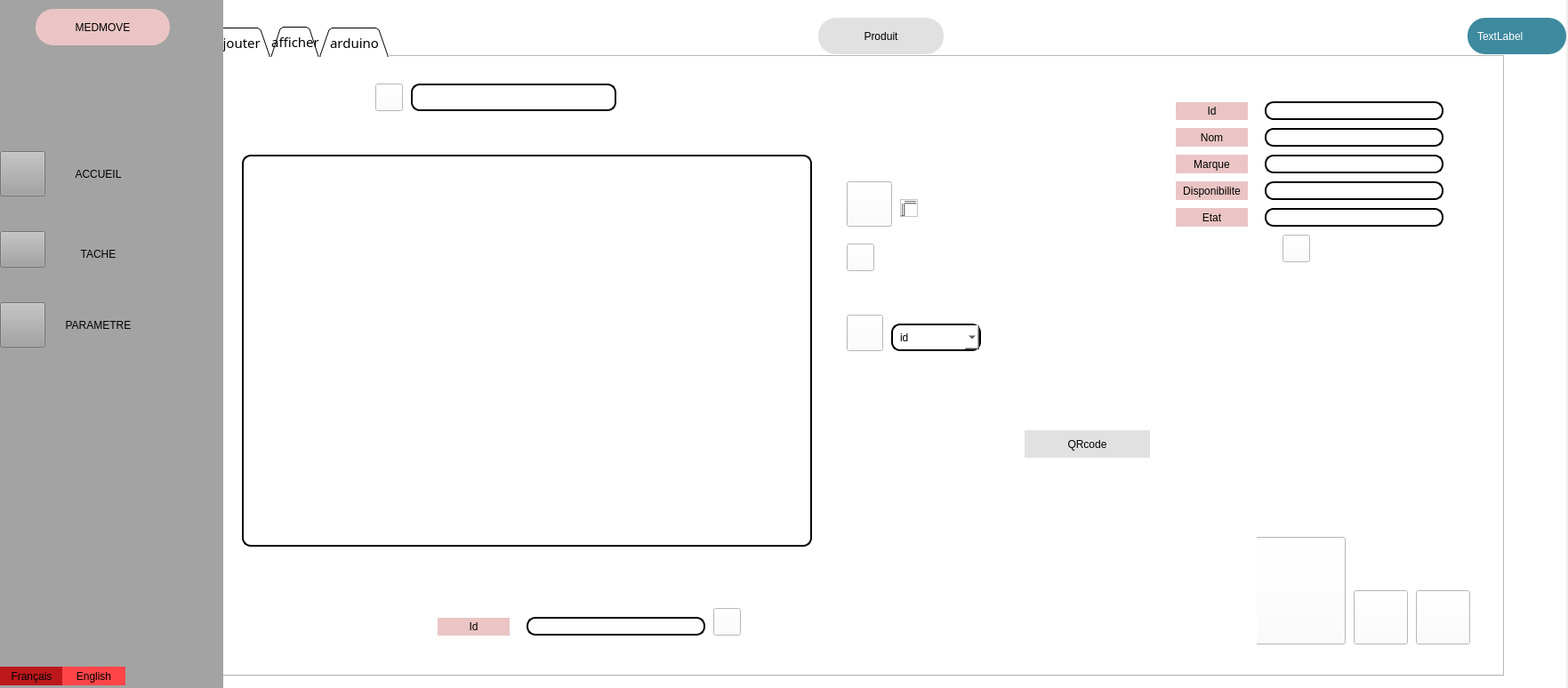
<?xml version="1.0" encoding="UTF-8"?>
<ui version="4.0">
 <class>produit</class>
 <widget class="QDialog" name="produit">
  <property name="geometry">
   <rect>
    <x>0</x>
    <y>0</y>
    <width>1763</width>
    <height>774</height>
   </rect>
  </property>
  <property name="windowTitle">
   <string>Dialog</string>
  </property>
  <widget class="QWidget" name="widget_2" native="true">
   <property name="geometry">
    <rect>
     <x>250</x>
     <y>-20</y>
     <width>1511</width>
     <height>811</height>
    </rect>
   </property>
   <property name="styleSheet">
    <string notr="true">
background: rgb(255, 255, 255);</string>
   </property>
   <widget class="QPushButton" name="pushButton_10">
    <property name="geometry">
     <rect>
      <x>670</x>
      <y>40</y>
      <width>141</width>
      <height>41</height>
     </rect>
    </property>
    <property name="styleSheet">
     <string notr="true">font: 75 8pt &quot;MS Shell Dlg 2&quot;;
border-radius: 20px;
color: black;
padding: 0 8px;
background: #E1E1E1;
font: bold, &quot;Comic Sans MS&quot;;;
text-align:center;</string>
    </property>
    <property name="text">
     <string>Produit</string>
    </property>
   </widget>
   <widget class="QTabWidget" name="tabWidget">
    <property name="geometry">
     <rect>
      <x>-20</x>
      <y>50</y>
      <width>1461</width>
      <height>731</height>
     </rect>
    </property>
    <property name="font">
     <font>
      <family>Noto Sans</family>
      <pointsize>11</pointsize>
      <italic>false</italic>
      <stylestrategy>PreferDefault</stylestrategy>
     </font>
    </property>
    <property name="layoutDirection">
     <enum>Qt::LeftToRight</enum>
    </property>
    <property name="styleSheet">
     <string notr="true">QTabBar::tab {
	border-color: rgb(170, 170, 0);
	background-image: url(:/Downloads/back.png);
    background: qlineargradient(x1: 0, y1: 0, x2: 0, y2: 1,
                                stop: 0 #E1E1E1, stop: 0.4 #DDDDDD,
                                stop: 0.5 #D8D8D8, stop: 1.0 #D3D3D3);
    border: 2px solid#C4C4C3;
    border-bottom-color: #C2C7CB; /* same as the pane color */
    border-top-left-radius: 4px;
    border-top-right-radius: 4px;
    min-width:20ex;
    padding: 2px;
     font: bold, &quot;Comic Sans MS&quot;;
}

QTabBar::tab:selected, QTabBar::tab:hover {
    background: qlineargradient(x1: 0, y1: 0, x2: 0, y2: 1,
                                stop: 0 #8f8c8d, stop: 0.4 #8f8c8d,
                                stop: 0.5 #8f8c8d, stop: 1.0 #8f8c8d);
}

QTabBar::tab:selected {
    border-color: #9B9B9B;
    border-bottom-color: #C2C7CB; /* same as pane color */
}</string>
    </property>
    <property name="tabShape">
     <enum>QTabWidget::Triangular</enum>
    </property>
    <property name="currentIndex">
     <number>1</number>
    </property>
    <widget class="QWidget" name="tab">
     <attribute name="title">
      <string>ajouter</string>
     </attribute>
     <widget class="QPushButton" name="pushButton_2">
      <property name="geometry">
       <rect>
        <x>240</x>
        <y>110</y>
        <width>131</width>
        <height>31</height>
       </rect>
      </property>
      <property name="styleSheet">
       <string notr="true">font: 75 8pt &quot;MS Shell Dlg 2&quot;;
border-radius: 20px;
color: black;
padding: 0 8px;
background: #ebc5c5;
font: bold, &quot;Comic Sans MS&quot;;;
text-align:center;</string>
      </property>
      <property name="text">
       <string>Nom</string>
      </property>
     </widget>
     <widget class="QPushButton" name="pushButton_3">
      <property name="geometry">
       <rect>
        <x>240</x>
        <y>290</y>
        <width>131</width>
        <height>31</height>
       </rect>
      </property>
      <property name="styleSheet">
       <string notr="true">font: 75 8pt &quot;MS Shell Dlg 2&quot;;
border-radius: 20px;
color: black;
padding: 0 8px;
background: #ebc5c5;
font: bold, &quot;Comic Sans MS&quot;;;
text-align:center;</string>
      </property>
      <property name="text">
       <string>Etat</string>
      </property>
     </widget>
     <widget class="QPushButton" name="pushButton_11">
      <property name="geometry">
       <rect>
        <x>240</x>
        <y>230</y>
        <width>131</width>
        <height>31</height>
       </rect>
      </property>
      <property name="styleSheet">
       <string notr="true">font: 75 8pt &quot;MS Shell Dlg 2&quot;;
border-radius: 20px;
color: black;
padding: 0 8px;
background: #ebc5c5;
font: bold, &quot;Comic Sans MS&quot;;;
text-align:center;</string>
      </property>
      <property name="text">
       <string>Disponibilite</string>
      </property>
     </widget>
     <widget class="QPushButton" name="pushButton_12">
      <property name="geometry">
       <rect>
        <x>240</x>
        <y>170</y>
        <width>131</width>
        <height>31</height>
       </rect>
      </property>
      <property name="styleSheet">
       <string notr="true">font: 75 8pt &quot;MS Shell Dlg 2&quot;;
border-radius: 20px;
color: black;
padding: 0 8px;
background: #ebc5c5;
font: bold, &quot;Comic Sans MS&quot;;;
text-align:center;</string>
      </property>
      <property name="text">
       <string>Marque</string>
      </property>
     </widget>
     <widget class="QLineEdit" name="nom">
      <property name="geometry">
       <rect>
        <x>390</x>
        <y>110</y>
        <width>251</width>
        <height>31</height>
       </rect>
      </property>
      <property name="styleSheet">
       <string notr="true">border: 2px solid black;
font: 75 8pt &quot;MS Shell Dlg 2&quot;;
border-radius: 10px;
padding: 0 8px;
background: white;
font: bold, &quot;Comic Sans MS&quot;;;
text-align:center;</string>
      </property>
      <property name="clearButtonEnabled">
       <bool>true</bool>
      </property>
     </widget>
     <widget class="QLineEdit" name="marque">
      <property name="geometry">
       <rect>
        <x>390</x>
        <y>170</y>
        <width>251</width>
        <height>31</height>
       </rect>
      </property>
      <property name="styleSheet">
       <string notr="true">border: 2px solid black;
font: 75 8pt &quot;MS Shell Dlg 2&quot;;
border-radius: 10px;
padding: 0 8px;
background: white;
font: bold, &quot;Comic Sans MS&quot;;;
text-align:center;</string>
      </property>
      <property name="clearButtonEnabled">
       <bool>true</bool>
      </property>
     </widget>
     <widget class="QLineEdit" name="etat">
      <property name="geometry">
       <rect>
        <x>390</x>
        <y>290</y>
        <width>251</width>
        <height>31</height>
       </rect>
      </property>
      <property name="styleSheet">
       <string notr="true">border: 2px solid black;
font: 75 8pt &quot;MS Shell Dlg 2&quot;;
border-radius: 10px;
padding: 0 8px;
background: white;
font: bold, &quot;Comic Sans MS&quot;;;
text-align:center;</string>
      </property>
      <property name="clearButtonEnabled">
       <bool>true</bool>
      </property>
     </widget>
     <widget class="QPushButton" name="ajout">
      <property name="geometry">
       <rect>
        <x>370</x>
        <y>340</y>
        <width>121</width>
        <height>51</height>
       </rect>
      </property>
      <property name="styleSheet">
       <string notr="true">font: 75 8pt &quot;MS Shell Dlg 2&quot;;
border-radius: 20px;
color: black;
padding: 0 8px;
background: #E1E1E1;
font: bold, &quot;Comic Sans MS&quot;;;
text-align:center;</string>
      </property>
      <property name="text">
       <string>ajouter</string>
      </property>
     </widget>
     <widget class="QPushButton" name="pushButton_14">
      <property name="geometry">
       <rect>
        <x>240</x>
        <y>60</y>
        <width>131</width>
        <height>31</height>
       </rect>
      </property>
      <property name="styleSheet">
       <string notr="true">font: 75 8pt &quot;MS Shell Dlg 2&quot;;
border-radius: 20px;
color: black;
padding: 0 8px;
background: #ebc5c5;
font: bold, &quot;Comic Sans MS&quot;;;
text-align:center;</string>
      </property>
      <property name="text">
       <string>Id</string>
      </property>
     </widget>
     <widget class="QLineEdit" name="id">
      <property name="geometry">
       <rect>
        <x>390</x>
        <y>60</y>
        <width>251</width>
        <height>31</height>
       </rect>
      </property>
      <property name="styleSheet">
       <string notr="true">border: 2px solid black;
font: 75 8pt &quot;MS Shell Dlg 2&quot;;
border-radius: 10px;
padding: 0 8px;
background: white;
font: bold, &quot;Comic Sans MS&quot;;;
text-align:center;</string>
      </property>
      <property name="text">
       <string/>
      </property>
      <property name="clearButtonEnabled">
       <bool>true</bool>
      </property>
     </widget>
     <widget class="QLineEdit" name="disponibilite">
      <property name="geometry">
       <rect>
        <x>390</x>
        <y>230</y>
        <width>251</width>
        <height>31</height>
       </rect>
      </property>
      <property name="styleSheet">
       <string notr="true">border: 2px solid black;
font: 75 8pt &quot;MS Shell Dlg 2&quot;;
border-radius: 10px;
padding: 0 8px;
background: white;
font: bold, &quot;Comic Sans MS&quot;;;
text-align:center;</string>
      </property>
      <property name="clearButtonEnabled">
       <bool>true</bool>
      </property>
     </widget>
    </widget>
    <widget class="QWidget" name="tab_2">
     <attribute name="title">
      <string>afficher</string>
     </attribute>
     <widget class="QPushButton" name="pushButton_15">
      <property name="geometry">
       <rect>
        <x>190</x>
        <y>30</y>
        <width>31</width>
        <height>31</height>
       </rect>
      </property>
      <property name="styleSheet">
       <string notr="true">background-image: url(:/Ahmed_Bejaoui_1A19_G1/projetf/image/search (1).svg);</string>
      </property>
      <property name="text">
       <string/>
      </property>
     </widget>
     <widget class="QPushButton" name="pushButton_17">
      <property name="geometry">
       <rect>
        <x>720</x>
        <y>140</y>
        <width>51</width>
        <height>51</height>
       </rect>
      </property>
      <property name="styleSheet">
       <string notr="true">background-image: url(:/Ahmed_Bejaoui_1A19_G1/projetf/image/file-text (1).svg);</string>
      </property>
      <property name="text">
       <string/>
      </property>
     </widget>
     <widget class="QTableView" name="view">
      <property name="geometry">
       <rect>
        <x>40</x>
        <y>110</y>
        <width>641</width>
        <height>441</height>
       </rect>
      </property>
      <property name="styleSheet">
       <string notr="true">border: 2px solid black;
font: 75 8pt &quot;MS Shell Dlg 2&quot;;
border-radius: 10px;
padding: 0 8px;
background: white;
font: bold, &quot;Comic Sans MS&quot;;;
text-align:center;</string>
      </property>
     </widget>
     <widget class="QPushButton" name="pushButton_30">
      <property name="geometry">
       <rect>
        <x>1090</x>
        <y>80</y>
        <width>81</width>
        <height>21</height>
       </rect>
      </property>
      <property name="styleSheet">
       <string notr="true">font: 75 8pt &quot;MS Shell Dlg 2&quot;;
border-radius: 20px;
color: black;
padding: 0 8px;
background: #ebc5c5;
font: bold, &quot;Comic Sans MS&quot;;;
text-align:center;</string>
      </property>
      <property name="text">
       <string>Nom</string>
      </property>
     </widget>
     <widget class="QLineEdit" name="nom1">
      <property name="geometry">
       <rect>
        <x>1190</x>
        <y>80</y>
        <width>201</width>
        <height>21</height>
       </rect>
      </property>
      <property name="styleSheet">
       <string notr="true">border: 2px solid black;
font: 75 8pt &quot;MS Shell Dlg 2&quot;;
border-radius: 10px;
padding: 0 8px;
background: white;
font: bold, &quot;Comic Sans MS&quot;;;
text-align:center;</string>
      </property>
     </widget>
     <widget class="QPushButton" name="pushButton_31">
      <property name="geometry">
       <rect>
        <x>1090</x>
        <y>140</y>
        <width>81</width>
        <height>21</height>
       </rect>
      </property>
      <property name="styleSheet">
       <string notr="true">font: 75 8pt &quot;MS Shell Dlg 2&quot;;
border-radius: 20px;
color: black;
padding: 0 8px;
background: #ebc5c5;
font: bold, &quot;Comic Sans MS&quot;;;
text-align:center;</string>
      </property>
      <property name="text">
       <string>Disponibilite</string>
      </property>
     </widget>
     <widget class="QLineEdit" name="etat1">
      <property name="geometry">
       <rect>
        <x>1190</x>
        <y>170</y>
        <width>201</width>
        <height>21</height>
       </rect>
      </property>
      <property name="styleSheet">
       <string notr="true">border: 2px solid black;
font: 75 8pt &quot;MS Shell Dlg 2&quot;;
border-radius: 10px;
padding: 0 8px;
background: white;
font: bold, &quot;Comic Sans MS&quot;;;
text-align:center;</string>
      </property>
     </widget>
     <widget class="QPushButton" name="pushButton_32">
      <property name="geometry">
       <rect>
        <x>1090</x>
        <y>110</y>
        <width>81</width>
        <height>21</height>
       </rect>
      </property>
      <property name="styleSheet">
       <string notr="true">font: 75 8pt &quot;MS Shell Dlg 2&quot;;
border-radius: 20px;
color: black;
padding: 0 8px;
background: #ebc5c5;
font: bold, &quot;Comic Sans MS&quot;;;
text-align:center;</string>
      </property>
      <property name="text">
       <string>Marque</string>
      </property>
     </widget>
     <widget class="QPushButton" name="pushButton_33">
      <property name="geometry">
       <rect>
        <x>1090</x>
        <y>170</y>
        <width>81</width>
        <height>21</height>
       </rect>
      </property>
      <property name="styleSheet">
       <string notr="true">font: 75 8pt &quot;MS Shell Dlg 2&quot;;
border-radius: 20px;
color: black;
padding: 0 8px;
background: #ebc5c5;
font: bold, &quot;Comic Sans MS&quot;;;
text-align:center;</string>
      </property>
      <property name="text">
       <string>Etat</string>
      </property>
     </widget>
     <widget class="QLineEdit" name="marque1">
      <property name="geometry">
       <rect>
        <x>1190</x>
        <y>110</y>
        <width>201</width>
        <height>21</height>
       </rect>
      </property>
      <property name="styleSheet">
       <string notr="true">border: 2px solid black;
font: 75 8pt &quot;MS Shell Dlg 2&quot;;
border-radius: 10px;
padding: 0 8px;
background: white;
font: bold, &quot;Comic Sans MS&quot;;;
text-align:center;</string>
      </property>
     </widget>
     <widget class="QPushButton" name="ajout_4">
      <property name="geometry">
       <rect>
        <x>1210</x>
        <y>200</y>
        <width>31</width>
        <height>31</height>
       </rect>
      </property>
      <property name="styleSheet">
       <string notr="true">background-image: url(:/Ahmed_Bejaoui_1A19_G1/projetf/image/save (1).svg);</string>
      </property>
      <property name="text">
       <string/>
      </property>
     </widget>
     <widget class="QPushButton" name="ajout_3">
      <property name="geometry">
       <rect>
        <x>570</x>
        <y>620</y>
        <width>31</width>
        <height>31</height>
       </rect>
      </property>
      <property name="styleSheet">
       <string notr="true">background-image: url(:/Ahmed_Bejaoui_1A19_G1/projetf/image/trash-2 (1).svg);</string>
      </property>
      <property name="text">
       <string/>
      </property>
     </widget>
     <widget class="QPushButton" name="pushButton_29">
      <property name="geometry">
       <rect>
        <x>260</x>
        <y>631</y>
        <width>81</width>
        <height>20</height>
       </rect>
      </property>
      <property name="styleSheet">
       <string notr="true">font: 75 8pt &quot;MS Shell Dlg 2&quot;;
border-radius: 20px;
color: black;
padding: 0 8px;
background: #ebc5c5;
font: bold, &quot;Comic Sans MS&quot;;;
text-align:center;</string>
      </property>
      <property name="text">
       <string>Id</string>
      </property>
     </widget>
     <widget class="QLineEdit" name="id1">
      <property name="geometry">
       <rect>
        <x>360</x>
        <y>630</y>
        <width>201</width>
        <height>21</height>
       </rect>
      </property>
      <property name="styleSheet">
       <string notr="true">border: 2px solid black;
font: 75 8pt &quot;MS Shell Dlg 2&quot;;
border-radius: 10px;
padding: 0 8px;
background: white;
font: bold, &quot;Comic Sans MS&quot;;;
text-align:center;</string>
      </property>
      <property name="text">
       <string/>
      </property>
     </widget>
     <widget class="QPushButton" name="pushButton_43">
      <property name="geometry">
       <rect>
        <x>1090</x>
        <y>51</y>
        <width>81</width>
        <height>20</height>
       </rect>
      </property>
      <property name="styleSheet">
       <string notr="true">font: 75 8pt &quot;MS Shell Dlg 2&quot;;
border-radius: 20px;
color: black;
padding: 0 8px;
background: #ebc5c5;
font: bold, &quot;Comic Sans MS&quot;;;
text-align:center;</string>
      </property>
      <property name="text">
       <string>Id</string>
      </property>
     </widget>
     <widget class="QLineEdit" name="id1_3">
      <property name="geometry">
       <rect>
        <x>1190</x>
        <y>50</y>
        <width>201</width>
        <height>21</height>
       </rect>
      </property>
      <property name="styleSheet">
       <string notr="true">border: 2px solid black;
font: 75 8pt &quot;MS Shell Dlg 2&quot;;
border-radius: 10px;
padding: 0 8px;
background: white;
font: bold, &quot;Comic Sans MS&quot;;;
text-align:center;</string>
      </property>
      <property name="text">
       <string/>
      </property>
     </widget>
     <widget class="QPushButton" name="pushButton_13">
      <property name="geometry">
       <rect>
        <x>1170</x>
        <y>540</y>
        <width>111</width>
        <height>121</height>
       </rect>
      </property>
      <property name="styleSheet">
       <string notr="true">background-image: url(:/Downloads/2222.png);</string>
      </property>
      <property name="text">
       <string/>
      </property>
     </widget>
     <widget class="QLabel" name="label1">
      <property name="geometry">
       <rect>
        <x>880</x>
        <y>450</y>
        <width>301</width>
        <height>241</height>
       </rect>
      </property>
      <property name="text">
       <string/>
      </property>
     </widget>
     <widget class="QPushButton" name="pushButton_27">
      <property name="geometry">
       <rect>
        <x>920</x>
        <y>420</y>
        <width>141</width>
        <height>31</height>
       </rect>
      </property>
      <property name="styleSheet">
       <string notr="true">font: 75 8pt &quot;MS Shell Dlg 2&quot;;
border-radius: 20px;
color: black;
padding: 0 8px;
background: #E1E1E1;
font: bold, &quot;Comic Sans MS&quot;;;
text-align:center;</string>
      </property>
      <property name="text">
       <string>QRcode</string>
      </property>
     </widget>
     <widget class="QLineEdit" name="disponibilite1">
      <property name="geometry">
       <rect>
        <x>1190</x>
        <y>140</y>
        <width>201</width>
        <height>21</height>
       </rect>
      </property>
      <property name="styleSheet">
       <string notr="true">border: 2px solid black;
font: 75 8pt &quot;MS Shell Dlg 2&quot;;
border-radius: 10px;
padding: 0 8px;
background: white;
font: bold, &quot;Comic Sans MS&quot;;;
text-align:center;</string>
      </property>
     </widget>
     <widget class="QLineEdit" name="nomrecherche">
      <property name="geometry">
       <rect>
        <x>230</x>
        <y>30</y>
        <width>231</width>
        <height>31</height>
       </rect>
      </property>
      <property name="styleSheet">
       <string notr="true">border: 2px solid black;
font: 75 8pt &quot;MS Shell Dlg 2&quot;;
border-radius: 10px;
padding: 0 8px;
background: white;
font: bold, &quot;Comic Sans MS&quot;;;
text-align:center;</string>
      </property>
     </widget>
     <widget class="QPushButton" name="pushButton_19">
      <property name="geometry">
       <rect>
        <x>720</x>
        <y>210</y>
        <width>31</width>
        <height>31</height>
       </rect>
      </property>
      <property name="styleSheet">
       <string notr="true">background-image: url(:/Ahmed_Bejaoui_1A19_G1/projetf/image/bar-chart-2 (1).svg);</string>
      </property>
      <property name="text">
       <string/>
      </property>
     </widget>
     <widget class="QTextEdit" name="textEdit">
      <property name="geometry">
       <rect>
        <x>780</x>
        <y>160</y>
        <width>20</width>
        <height>20</height>
       </rect>
      </property>
     </widget>
     <widget class="QComboBox" name="comboBox">
      <property name="geometry">
       <rect>
        <x>770</x>
        <y>300</y>
        <width>101</width>
        <height>31</height>
       </rect>
      </property>
      <property name="styleSheet">
       <string notr="true">border: 2px solid black;
font: 75 8pt &quot;MS Shell Dlg 2&quot;;
border-radius: 10px;
padding: 0 8px;
background: white;
font: bold, &quot;Comic Sans MS&quot;;;
text-align:center;</string>
      </property>
      <item>
       <property name="text">
        <string>id</string>
       </property>
      </item>
      <item>
       <property name="text">
        <string>etat</string>
       </property>
      </item>
      <item>
       <property name="text">
        <string>disponibilite</string>
       </property>
      </item>
     </widget>
     <widget class="QPushButton" name="pushButton_36">
      <property name="geometry">
       <rect>
        <x>720</x>
        <y>290</y>
        <width>41</width>
        <height>41</height>
       </rect>
      </property>
      <property name="styleSheet">
       <string notr="true">background-image: url(:/Downloads/filter (1).svg);</string>
      </property>
      <property name="text">
       <string/>
      </property>
     </widget>
     <widget class="QPushButton" name="pushButton_18">
      <property name="geometry">
       <rect>
        <x>1290</x>
        <y>600</y>
        <width>61</width>
        <height>61</height>
       </rect>
      </property>
      <property name="styleSheet">
       <string notr="true">background-image: url(:/Downloads/edit.svg);</string>
      </property>
      <property name="text">
       <string/>
      </property>
     </widget>
     <widget class="QPushButton" name="pushButton_35">
      <property name="geometry">
       <rect>
        <x>1360</x>
        <y>600</y>
        <width>61</width>
        <height>61</height>
       </rect>
      </property>
      <property name="styleSheet">
       <string notr="true">background-image: url(:/Downloads/camera.svg);</string>
      </property>
      <property name="text">
       <string/>
      </property>
     </widget>
    </widget>
    <widget class="QWidget" name="tab_3">
     <attribute name="title">
      <string>arduino</string>
     </attribute>
     <widget class="QPushButton" name="pushButton_20">
      <property name="geometry">
       <rect>
        <x>280</x>
        <y>120</y>
        <width>141</width>
        <height>41</height>
       </rect>
      </property>
      <property name="styleSheet">
       <string notr="true">font: 75 8pt &quot;MS Shell Dlg 2&quot;;
border-radius: 20px;
color: black;
padding: 0 8px;
background: #ebc5c5;
font: bold, &quot;Comic Sans MS&quot;;;
text-align:center;</string>
      </property>
      <property name="text">
       <string>BPM</string>
      </property>
     </widget>
     <widget class="QTableView" name="tview">
      <property name="geometry">
       <rect>
        <x>160</x>
        <y>220</y>
        <width>781</width>
        <height>381</height>
       </rect>
      </property>
      <property name="styleSheet">
       <string notr="true">border: 2px solid black;
font: 75 8pt &quot;MS Shell Dlg 2&quot;;
border-radius: 10px;
padding: 0 8px;
background: white;
font: bold, &quot;Comic Sans MS&quot;;;
text-align:center;</string>
      </property>
     </widget>
     <widget class="QLabel" name="label_3">
      <property name="geometry">
       <rect>
        <x>1080</x>
        <y>380</y>
        <width>16</width>
        <height>16</height>
       </rect>
      </property>
      <property name="text">
       <string/>
      </property>
     </widget>
     <widget class="QPushButton" name="pushButton_16">
      <property name="geometry">
       <rect>
        <x>160</x>
        <y>180</y>
        <width>93</width>
        <height>28</height>
       </rect>
      </property>
      <property name="styleSheet">
       <string notr="true">font: 75 8pt &quot;MS Shell Dlg 2&quot;;
border-radius: 20px;
color: black;
padding: 0 8px;
background: #E1E1E1;
font: bold, &quot;Comic Sans MS&quot;;;
text-align:center;</string>
      </property>
      <property name="text">
       <string>off</string>
      </property>
     </widget>
     <widget class="QPushButton" name="pushButton_21">
      <property name="geometry">
       <rect>
        <x>50</x>
        <y>180</y>
        <width>93</width>
        <height>28</height>
       </rect>
      </property>
      <property name="styleSheet">
       <string notr="true">font: 75 8pt &quot;MS Shell Dlg 2&quot;;
border-radius: 20px;
color: black;
padding: 0 8px;
background: #E1E1E1;
font: bold, &quot;Comic Sans MS&quot;;;
text-align:center;</string>
      </property>
      <property name="text">
       <string>on</string>
      </property>
     </widget>
     <widget class="QLabel" name="coeur_2">
      <property name="geometry">
       <rect>
        <x>440</x>
        <y>130</y>
        <width>141</width>
        <height>31</height>
       </rect>
      </property>
      <property name="styleSheet">
       <string notr="true">border: 2px solid black;
font: 75 8pt &quot;MS Shell Dlg 2&quot;;
border-radius: 10px;
padding: 0 8px;
background: white;
font: bold, &quot;Comic Sans MS&quot;;;
text-align:center;</string>
      </property>
      <property name="text">
       <string/>
      </property>
     </widget>
    </widget>
   </widget>
   <widget class="QLabel" name="clock">
    <property name="geometry">
     <rect>
      <x>1400</x>
      <y>40</y>
      <width>111</width>
      <height>41</height>
     </rect>
    </property>
    <property name="styleSheet">
     <string notr="true">font: 75 8pt &quot;MS Shell Dlg 2&quot;;
border-radius: 20px;
color: white;
padding: 0 8px;
font: bold, &quot;Comic Sans MS&quot;;;
background: rgb(61, 137, 158);
text-align:center;</string>
    </property>
    <property name="text">
     <string>TextLabel</string>
    </property>
   </widget>
  </widget>
  <widget class="QWidget" name="widget" native="true">
   <property name="geometry">
    <rect>
     <x>-10</x>
     <y>0</y>
     <width>261</width>
     <height>821</height>
    </rect>
   </property>
   <property name="styleSheet">
    <string notr="true">
background-color: rgb(163, 163, 163);</string>
   </property>
   <widget class="QPushButton" name="pushButton">
    <property name="geometry">
     <rect>
      <x>10</x>
      <y>170</y>
      <width>51</width>
      <height>51</height>
     </rect>
    </property>
    <property name="styleSheet">
     <string notr="true">background-image: url(:/Ahmed_Bejaoui_1A19_G1/projetf/image/home (1).svg);</string>
    </property>
    <property name="text">
     <string/>
    </property>
   </widget>
   <widget class="QPushButton" name="pushButton_5">
    <property name="geometry">
     <rect>
      <x>70</x>
      <y>160</y>
      <width>101</width>
      <height>71</height>
     </rect>
    </property>
    <property name="styleSheet">
     <string notr="true">border-radius: 30px;

color: black;
padding: 0 8px;
background-color: rgb(163, 163, 163);
font: bold, &quot;Comic Sans MS&quot;;;
text-align:center;</string>
    </property>
    <property name="text">
     <string>ACCUEIL</string>
    </property>
   </widget>
   <widget class="QPushButton" name="pushButton_4">
    <property name="geometry">
     <rect>
      <x>10</x>
      <y>260</y>
      <width>51</width>
      <height>41</height>
     </rect>
    </property>
    <property name="styleSheet">
     <string notr="true">background-image: url(:/Ahmed_Bejaoui_1A19_G1/projetf/image/align-justify.svg);</string>
    </property>
    <property name="text">
     <string/>
    </property>
   </widget>
   <widget class="QPushButton" name="pushButton_6">
    <property name="geometry">
     <rect>
      <x>70</x>
      <y>250</y>
      <width>101</width>
      <height>71</height>
     </rect>
    </property>
    <property name="styleSheet">
     <string notr="true">border-radius: 30px;

color: black;
padding: 0 8px;
background-color: rgb(163, 163, 163);
font: bold, &quot;Comic Sans MS&quot;;;
text-align:center;</string>
    </property>
    <property name="text">
     <string>TACHE</string>
    </property>
   </widget>
   <widget class="QPushButton" name="pushButton_7">
    <property name="geometry">
     <rect>
      <x>70</x>
      <y>330</y>
      <width>101</width>
      <height>71</height>
     </rect>
    </property>
    <property name="styleSheet">
     <string notr="true">border-radius: 30px;

color: black;
padding: 0 8px;
background-color: rgb(163, 163, 163);
font: bold, &quot;Comic Sans MS&quot;;;
text-align:center;</string>
    </property>
    <property name="text">
     <string>PARAMETRE</string>
    </property>
   </widget>
   <widget class="QPushButton" name="pushButton_8">
    <property name="geometry">
     <rect>
      <x>10</x>
      <y>340</y>
      <width>51</width>
      <height>51</height>
     </rect>
    </property>
    <property name="styleSheet">
     <string notr="true">background-image: url(:/Ahmed_Bejaoui_1A19_G1/projetf/image/settings.svg);</string>
    </property>
    <property name="text">
     <string/>
    </property>
   </widget>
   <widget class="QPushButton" name="pushButton_9">
    <property name="geometry">
     <rect>
      <x>50</x>
      <y>10</y>
      <width>151</width>
      <height>41</height>
     </rect>
    </property>
    <property name="styleSheet">
     <string notr="true">font: 75 8pt &quot;MS Shell Dlg 2&quot;;
border-radius: 20px;
color: black;
padding: 0 8px;
background: #ebc5c5;
font: bold, &quot;Comic Sans MS&quot;;;
text-align:center;</string>
    </property>
    <property name="text">
     <string>MEDMOVE</string>
    </property>
   </widget>
   <widget class="QPushButton" name="pushButton_22">
    <property name="geometry">
     <rect>
      <x>10</x>
      <y>750</y>
      <width>71</width>
      <height>21</height>
     </rect>
    </property>
    <property name="styleSheet">
     <string notr="true">border-radius: 30px;

color: black;
padding: 0 8px;
font: bold, &quot;Comic Sans MS&quot;;;
background-color: rgb(188, 24, 27);
text-align:center;</string>
    </property>
    <property name="text">
     <string>Français</string>
    </property>
   </widget>
   <widget class="QPushButton" name="pushButton_23">
    <property name="geometry">
     <rect>
      <x>80</x>
      <y>750</y>
      <width>71</width>
      <height>21</height>
     </rect>
    </property>
    <property name="styleSheet">
     <string notr="true">border-radius: 30px;
background-color: rgb(255, 69, 72);

color: black;
padding: 0 8px;
font: bold, &quot;Comic Sans MS&quot;;;
text-align:center;</string>
    </property>
    <property name="text">
     <string>English</string>
    </property>
   </widget>
  </widget>
 </widget>
 <resources/>
 <connections/>
</ui>
